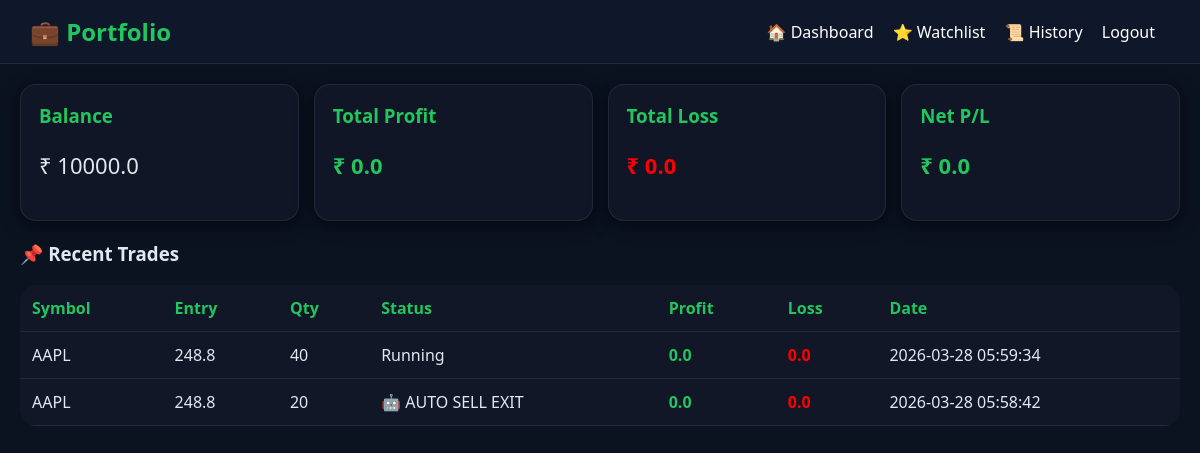
The app's page /portfolio (signed in) with its own data.
### tables this page shows
CREATE TABLE trades (
        id INTEGER PRIMARY KEY AUTOINCREMENT,
        user_id INTEGER,
        symbol TEXT,
        entry_price REAL,
        quantity INTEGER,
        stop_loss REAL,
        target REAL,
        status TEXT,
        profit REAL,
        loss REAL,
        date TIMESTAMP DEFAULT CURRENT_TIMESTAMP
    );

### app.py (the view)
@app.route("/portfolio")
def portfolio():
    if "user_id" not in session:
        return redirect("/login")
    conn = get_db()
    cursor = conn.cursor()
    cursor.execute("SELECT * FROM trades WHERE user_id=? ORDER BY id DESC", (session["user_id"],))
    trades = cursor.fetchall()
    conn.close()
    total_profit = sum([t[8] for t in trades])
    total_loss = sum([t[9] for t in trades])
    net = total_profit - total_loss
    return render_template(
        "portfolio.html",
        trades=trades,
        total_profit=round(total_profit, 2),
        total_loss=round(total_loss, 2),
        net=round(net, 2),
        balance=round(get_balance(), 2)
    )

### app.py (called while the page is built)
def get_db():
    return sqlite3.connect("database.db")

def get_balance():
    user_id = session.get("user_id")
    conn = get_db()
    cursor = conn.cursor()
    cursor.execute("SELECT balance FROM users WHERE id=?", (user_id,))
    data = cursor.fetchone()
    conn.close()
    return data[0] if data else 10000

### templates/portfolio.html (shortened to what this page needs)
<!DOCTYPE html>
<html>
<head>
</head>
<body>
<div class="navbar">
    <h2>💼 Portfolio</h2>
    <div>
        <a href="/dashboard">🏠 Dashboard</a>
        <a href="/watchlist">⭐ Watchlist</a>
        <a href="/trade_history">📜 History</a>
        <a href="/logout">Logout</a>
    </div>
</div>
<div class="container">
    <div class="cards">
        <div class="card">
            <h3>Balance</h3>
            <p style="font-size:22px;">₹ {{balance}}</p>
        </div>
        <div class="card">
            <h3>Total Profit</h3>
            <p class="profit" style="font-size:22px;">₹ {{total_profit}}</p>
        </div>
        <div class="card">
            <h3>Total Loss</h3>
            <p class="loss" style="font-size:22px;">₹ {{total_loss}}</p>
        </div>
        <div class="card">
            <h3>Net P/L</h3>
            {% if net >= 0 %}
            <p class="profit" style="font-size:22px;">₹ {{net}}</p>
            {% else %}
            <p class="loss" style="font-size:22px;">₹ {{net}}</p>
            {% endif %}
        </div>
    </div>
    <h3>📌 Recent Trades</h3>
    {% if trades %}
    <table>
        <tr>
            <th>Symbol</th>
            <th>Entry</th>
            <th>Qty</th>
            <th>Status</th>
            <th>Profit</th>
            <th>Loss</th>
            <th>Date</th>
        </tr>
        {% for t in trades %}
        <tr>
            <td>{{t[2]}}</td>
            <td>{{t[3]}}</td>
            <td>{{t[4]}}</td>
            <td>{{t[7]}}</td>
            <td class="profit">{{t[8]}}</td>
            <td class="loss">{{t[9]}}</td>
            <td>{{t[10]}}</td>
        </tr>
        {% endfor %}
    </table>
    {% else %}
        <p>No trades available</p>
    {% endif %}
</div>
</body>
</html>

### templates/portfolio.html (style rules this page uses)
body { font-family:'Segoe UI', Arial; background:#0b1220; margin:0; color:#e2e8f0; }
.navbar { background:#0f172a; padding:15px 30px; display:flex; justify-content:space-between; align-items:center; border-bottom:1px solid rgba(255,255,255,0.08); }
.navbar h2 { margin:0; color:#22c55e; }
.navbar a { color:white; text-decoration:none; margin-right:15px; }
.container { padding:20px; }
.cards { display:flex; gap:15px; margin-bottom:20px; }
.card { flex:1; background:rgba(17,24,39,0.95); padding:18px; border-radius:16px; box-shadow:0 4px 18px rgba(0,0,0,0.55); border:1px solid rgba(255,255,255,0.08); }
.card h3 { margin:0; color:#22c55e; }
table { width:100%; border-collapse:collapse; margin-top:15px; background:rgba(17,24,39,0.95); border-radius:16px; overflow:hidden; }
th, td { padding:12px; text-align:left; border-bottom:1px solid rgba(255,255,255,0.08); }
th { color:#22c55e; }
.profit { color:#22c55e; font-weight:bold; }
.loss { color:red; font-weight:bold; }

### records on screen
trades: symbol "AAPL", entry_price "248.8", quantity "40", status "Running", profit "0.0", loss "0.0", date "2026-03-28 05:59:34"
trades: symbol "AAPL", entry_price "248.8", quantity "20", status "🤖 AUTO SELL EXIT", profit "0.0", loss "0.0", date "2026-03-28 05:58:42"

### other values on screen
{{ balance }} "10000.0"
{{ total_profit }} "0.0"
{{ total_loss }} "0.0"
{{ net }} "0.0"
